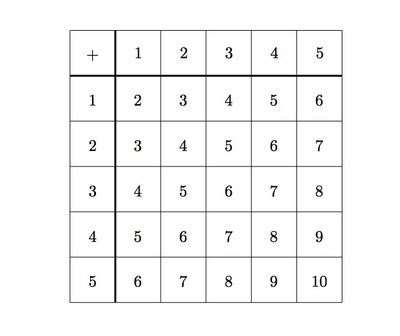
#> input picture assignments/box.jpg, 400 x 336 px
$ python 10_region_growing_imgSegmentation.py
#> lines starting #> are read from the running program, lines starting #| are printed output that depends on the picture; after the words box and inside, x2 and y2 are one past the last pixel; in counts of white or black regions, pixels touching at a corner belong together
#  Use region-growing techniques for image segmentation.
# Problem:
# Load a grayscale image using OpenCV.
# Apply a region-growing algorithm to segment areas of similar intensity.
# Highlight the segmented regions on the original image.
# Display the original image and the segmented image.

import cv2
import numpy as np
import matplotlib.pyplot as plt

image = cv2.imread('box.jpg',0)
#> image: shape (336, 400); min 0, max 255, mean 246.4

# Region-growing function
def region_growing(image, seed, threshold=15):
#> called with seed = (100, 100), threshold = 15
    rows, cols = image.shape
#> rows = 336; cols = 400
    segmented = np.zeros_like(image)
    visited = np.zeros_like(image, dtype=bool)

    neighbors = [(-1, 0), (1, 0), (0, -1), (0, 1)]

    #seed point
    seed_value = image[seed]
#> seed_value = 255
    segmented[seed] = 255
    visited[seed] = True

    to_check = [seed]

    # Region-growing process
    while to_check:
        x, y = to_check.pop(0)

        # Check all 4-connected neighbors
        for dx, dy in neighbors:
            nx, ny = x + dx, y + dy
            if 0 <= nx < rows and 0 <= ny < cols and not visited[nx, ny]:
                if abs(int(image[nx, ny]) - int(seed_value)) < threshold:
                    segmented[nx, ny] = 255
                    visited[nx, ny] = True
                    to_check.append((nx, ny))

    return segmented

# Select a seed point
seed_point = (100, 100)

# region-growing algorithm
segmented_image = region_growing(image, seed_point, threshold=15)
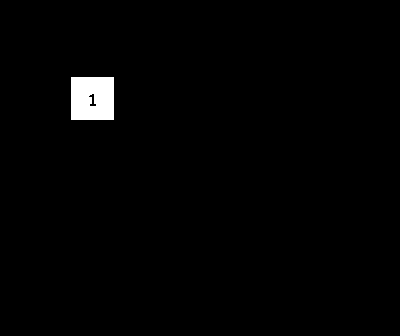
#> segmented_image: shape (336, 400); 1.3% white; 1 white region, box (x1, y1, x2, y2) and area: (71, 77, 114, 120) 1812


highlighted_image = cv2.cvtColor(image, cv2.COLOR_GRAY2BGR)
highlighted_image[segmented_image == 255] = [0, 0, 255]  # Highlight region in red
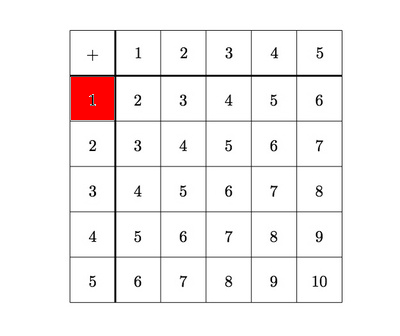
#> highlighted_image: shape (336, 400, 3); mean B, G, R 243, 243, 246.4

# Display
plt.figure(figsize=(12, 6))

# Original Image
plt.subplot(1, 2, 1)
plt.imshow(image, cmap='gray')
plt.title('Original Image')
plt.axis('off')

# Segmented Image
plt.subplot(1, 2, 2)
plt.imshow(cv2.cvtColor(highlighted_image, cv2.COLOR_BGR2RGB))
plt.title('Segmented Image (Region Growing)')
plt.axis('off')

plt.tight_layout()
plt.show()
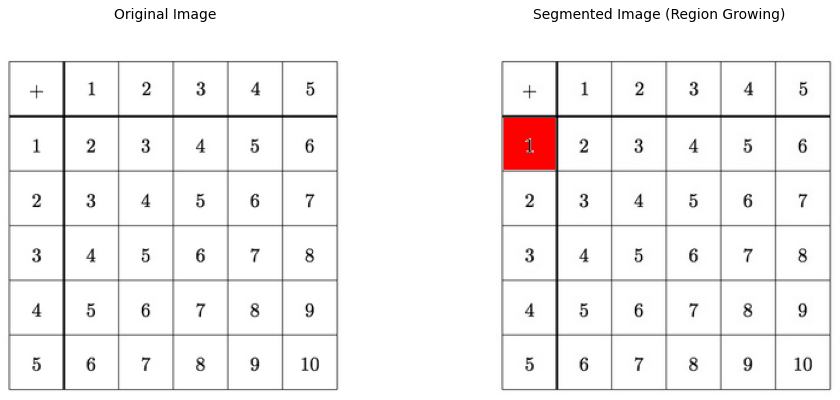
#> figure drawn by matplotlib, 2 panels

cv2.waitKey(0)
cv2.destroyAllWindows()

$ run again, with assignments/fruit.jpg copied over assignments/box.jpg
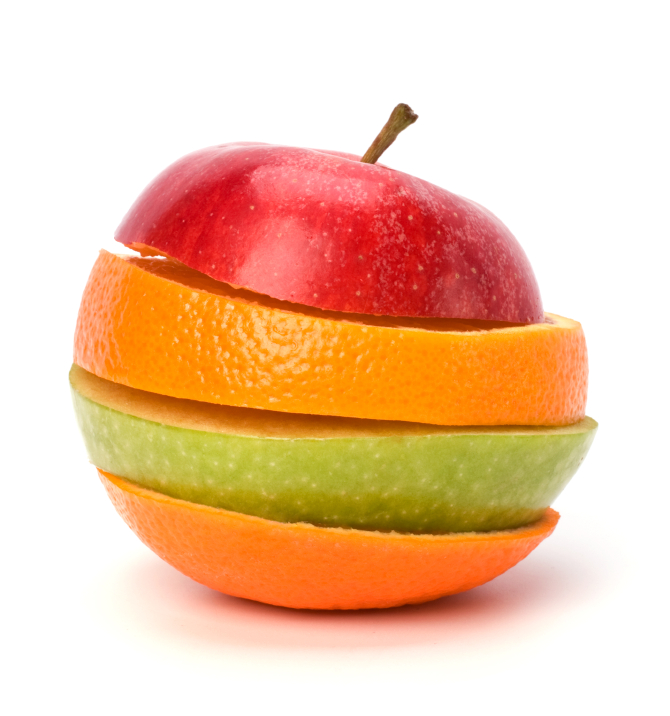
#> input picture assignments/fruit.jpg, 670 x 716 px
#> seed_value = 255
#> `segmented_image = region_growing(image, seed_point, threshold=15)`:
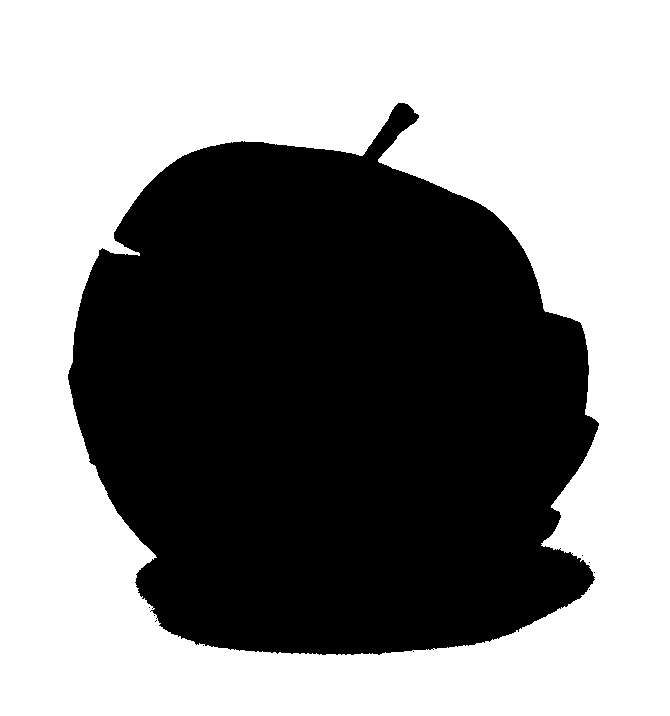
#> segmented_image: shape (716, 670); 54.8% white; 10 black regions (9 under 20 px), largest, box (x1, y1, x2, y2) and area: (68, 103, 599, 655) 216965
#> `plt.show()`:
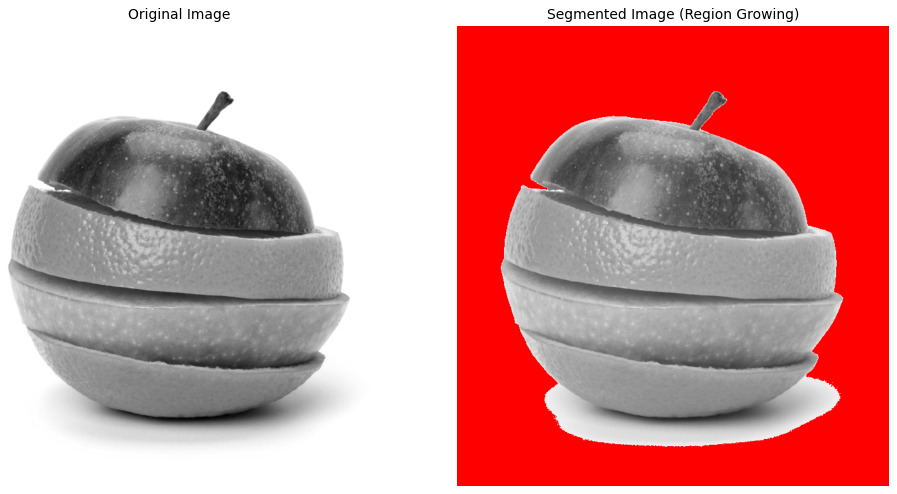
#> figure drawn by matplotlib, 2 panels
